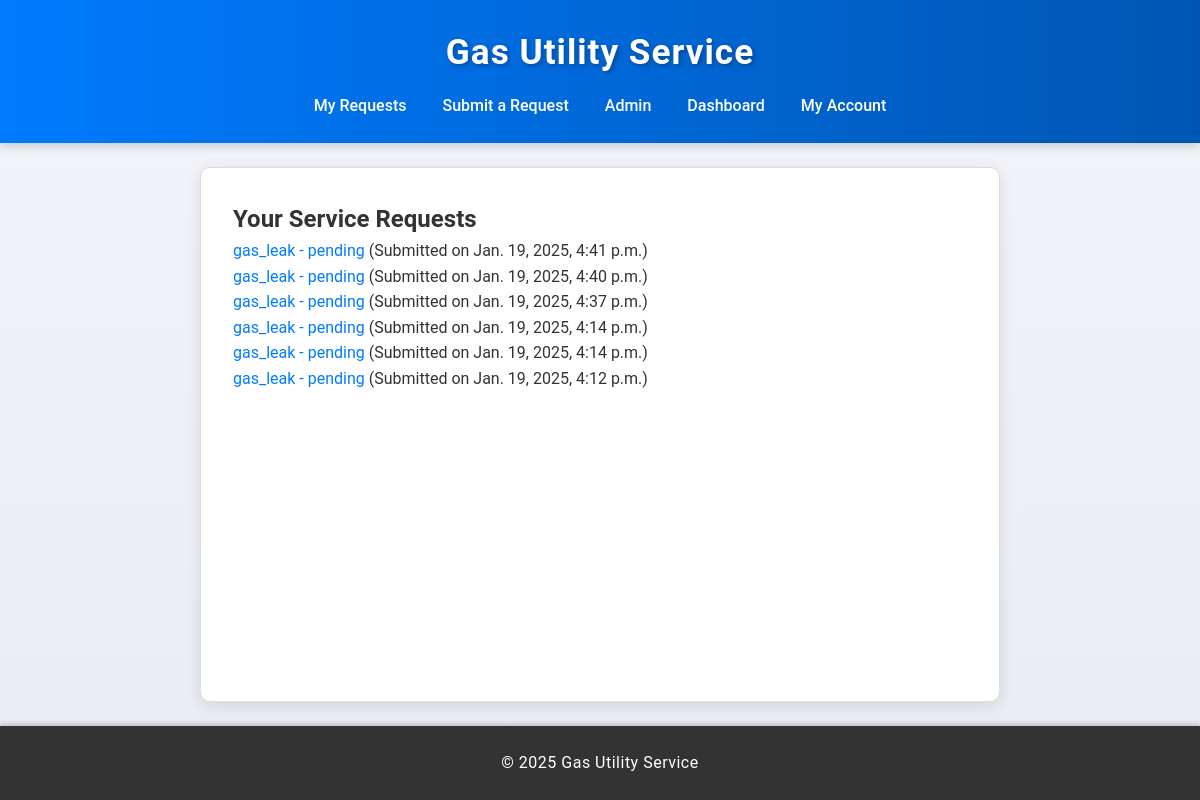
/service-requests/ (signed in), run on an earlier commit of the app's database.
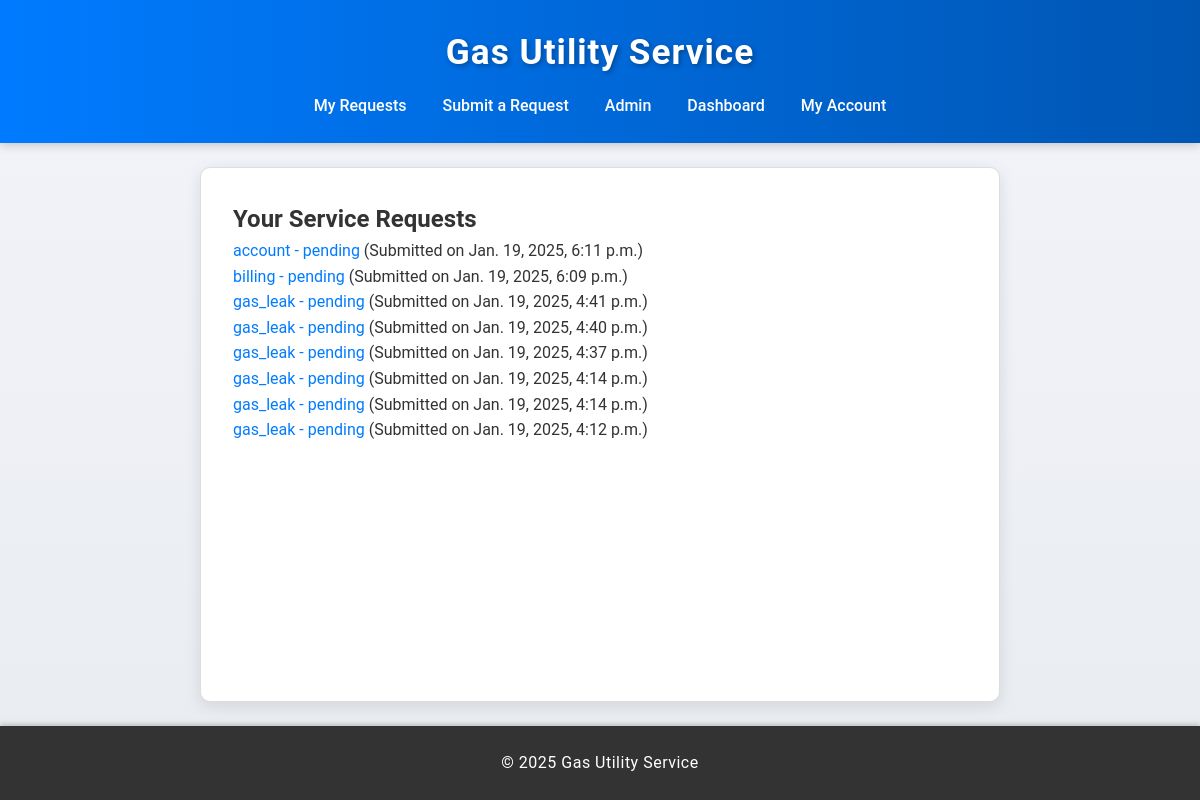
And on a later commit of the database.
### service_requests/models.py (models this page shows)
class ServiceRequest(models.Model):
    SERVICE_TYPES = [
        ('gas_leak', 'Gas Leak'),
        ('billing', 'Billing Issue'),
        ('account', 'Account Update'),
    ]
    STATUS_CHOICES = [
        ('pending', 'Pending'),
        ('in_progress', 'In Progress'),
        ('resolved', 'Resolved'),
    ]
    customer = models.ForeignKey(Customer, on_delete=models.CASCADE)
    service_type = models.CharField(max_length=20, choices=SERVICE_TYPES)
    description = models.TextField()
    status = models.CharField(max_length=20, choices=STATUS_CHOICES, default='pending')
    created_at = models.DateTimeField(auto_now_add=True)
    updated_at = models.DateTimeField(auto_now=True)
    resolved_at = models.DateTimeField(null=True, blank=True)
    attachments = models.FileField(upload_to='attachments/', blank=True, null=True)

### service_requests/views.py (the view)
# urls.py: path('service-requests/', views.ServiceRequestListView.as_view(), name='list_service_requests'),
class ServiceRequestListView(LoginRequiredMixin, ListView):
    model = ServiceRequest
    template_name = 'service_requests/list_service_requests.html'
    context_object_name = 'service_requests'
    def get_queryset(self):
        try:
            return ServiceRequest.objects.filter(customer=self.request.user.customer).order_by('-created_at')
        except AttributeError:
            return ServiceRequest.objects.none()

### service_requests/templates/service_requests/list_service_requests.html
{% extends "base.html" %}
{% block content %}
    <h2>Your Service Requests</h2>
    <ul>
        {% for request in service_requests %}
            <li>
                <a href="{% url 'service_request_detail' request.pk %}">
                    {{ request.service_type }} - {{ request.status }}
                </a>
                (Submitted on {{ request.created_at }})
            </li>
        {% empty %}
            <li>No service requests found.</li>
        {% endfor %}
    </ul>
{% endblock %}

What changed in the data, as far as the page shows it:
added ServiceRequest: service_type "account", status "pending", created_at "Jan. 19, 2025, 6:11 p.m."
added ServiceRequest: service_type "billing", status "pending", created_at "Jan. 19, 2025, 6:09 p.m."
